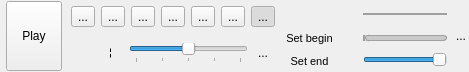
       <widget class="QWidget" name="vcontrolDockWidgetControls" native="true">
        <property name="sizePolicy">
         <sizepolicy hsizetype="Preferred" vsizetype="Preferred">
          <horstretch>0</horstretch>
          <verstretch>0</verstretch>
         </sizepolicy>
        </property>
        <property name="maximumSize">
         <size>
          <width>16777215</width>
          <height>72</height>
         </size>
        </property>
        <layout class="QHBoxLayout" name="horizontalLayout_2">
         <property name="spacing">
          <number>4</number>
         </property>
         <property name="leftMargin">
          <number>6</number>
         </property>
         <property name="topMargin">
          <number>0</number>
         </property>
         <property name="rightMargin">
          <number>0</number>
         </property>
         <property name="bottomMargin">
          <number>0</number>
         </property>
         <item>
          <widget class="QToolButton" name="startButton">
           <property name="sizePolicy">
            <sizepolicy hsizetype="Fixed" vsizetype="Maximum">
             <horstretch>0</horstretch>
             <verstretch>0</verstretch>
            </sizepolicy>
           </property>
           <property name="minimumSize">
            <size>
             <width>50</width>
             <height>34</height>
            </size>
           </property>
           <property name="maximumSize">
            <size>
             <width>16777215</width>
             <height>70</height>
            </size>
           </property>
           <property name="toolTip">
            <string>Start / stops </string>
           </property>
           <property name="statusTip">
            <string>Starts / stops updating the video</string>
           </property>
           <property name="styleSheet">
            <string notr="true">QToolButton {
     min-height: 32px;
     min-width: 48px;
}
</string>
           </property>
           <property name="text">
            <string>Play</string>
           </property>
           <property name="icon">
            <iconset resource="../icons.qrc">
             <normaloff>:/glmixer/icons/media-playback-start.png</normaloff>:/glmixer/icons/media-playback-start.png</iconset>
           </property>
           <property name="iconSize">
            <size>
             <width>24</width>
             <height>24</height>
            </size>
           </property>
           <property name="checkable">
            <bool>true</bool>
           </property>
           <property name="toolButtonStyle">
            <enum>Qt::ToolButtonTextUnderIcon</enum>
           </property>
          </widget>
         </item>
         <item>
          <widget class="QFrame" name="videoFrame">
           <property name="enabled">
            <bool>true</bool>
           </property>
           <property name="sizePolicy">
            <sizepolicy hsizetype="Maximum" vsizetype="Maximum">
             <horstretch>0</horstretch>
             <verstretch>0</verstretch>
            </sizepolicy>
           </property>
           <property name="maximumSize">
            <size>
             <width>16777215</width>
             <height>70</height>
            </size>
           </property>
           <property name="autoFillBackground">
            <bool>false</bool>
           </property>
           <layout class="QVBoxLayout" name="verticalLayout_3">
            <property name="spacing">
             <number>0</number>
            </property>
            <property name="sizeConstraint">
             <enum>QLayout::SetDefaultConstraint</enum>
            </property>
            <property name="leftMargin">
             <number>5</number>
            </property>
            <property name="topMargin">
             <number>0</number>
            </property>
            <property name="rightMargin">
             <number>5</number>
            </property>
            <property name="bottomMargin">
             <number>0</number>
            </property>
            <item>
             <widget class="QFrame" name="videoControlFrame">
              <property name="enabled">
               <bool>true</bool>
              </property>
              <property name="sizePolicy">
               <sizepolicy hsizetype="Maximum" vsizetype="Preferred">
                <horstretch>0</horstretch>
                <verstretch>0</verstretch>
               </sizepolicy>
              </property>
              <property name="frameShape">
               <enum>QFrame::NoFrame</enum>
              </property>
              <property name="frameShadow">
               <enum>QFrame::Plain</enum>
              </property>
              <layout class="QHBoxLayout">
               <property name="spacing">
                <number>6</number>
               </property>
               <property name="leftMargin">
                <number>0</number>
               </property>
               <property name="topMargin">
                <number>0</number>
               </property>
               <property name="rightMargin">
                <number>0</number>
               </property>
               <property name="bottomMargin">
                <number>3</number>
               </property>
               <item>
                <widget class="QToolButton" name="seekBeginButton">
                 <property name="toolTip">
                  <string>Restart</string>
                 </property>
                 <property name="text">
                  <string>...</string>
                 </property>
                 <property name="icon">
                  <iconset resource="../icons.qrc">
                   <normaloff>:/glmixer/icons/media-frame-backward.png</normaloff>:/glmixer/icons/media-frame-backward.png</iconset>
                 </property>
                 <property name="iconSize">
                  <size>
                   <width>24</width>
                   <height>24</height>
                  </size>
                 </property>
                </widget>
               </item>
               <item>
                <widget class="QToolButton" name="seekBackwardButton">
                 <property name="toolTip">
                  <string>Jump backward</string>
                 </property>
                 <property name="text">
                  <string>...</string>
                 </property>
                 <property name="icon">
                  <iconset resource="../icons.qrc">
                   <normaloff>:/glmixer/icons/media-skip-backward.png</normaloff>:/glmixer/icons/media-skip-backward.png</iconset>
                 </property>
                 <property name="iconSize">
                  <size>
                   <width>24</width>
                   <height>24</height>
                  </size>
                 </property>
                </widget>
               </item>
               <item>
                <widget class="QToolButton" name="pauseButton">
                 <property name="toolTip">
                  <string>Pause/resume play</string>
                 </property>
                 <property name="statusTip">
                  <string>Pause/resume play</string>
                 </property>
                 <property name="text">
                  <string>...</string>
                 </property>
                 <property name="icon">
                  <iconset resource="../icons.qrc">
                   <normaloff>:/glmixer/icons/media-playback-pause.png</normaloff>:/glmixer/icons/media-playback-pause.png</iconset>
                 </property>
                 <property name="iconSize">
                  <size>
                   <width>32</width>
                   <height>24</height>
                  </size>
                 </property>
                 <property name="checkable">
                  <bool>true</bool>
                 </property>
                </widget>
               </item>
               <item>
                <widget class="QToolButton" name="fastForwardButton">
                 <property name="toolTip">
                  <string>Fast forward</string>
                 </property>
                 <property name="text">
                  <string>...</string>
                 </property>
                 <property name="icon">
                  <iconset resource="../icons.qrc">
                   <normaloff>:/glmixer/icons/media-seek-forward.png</normaloff>:/glmixer/icons/media-seek-forward.png</iconset>
                 </property>
                 <property name="iconSize">
                  <size>
                   <width>24</width>
                   <height>24</height>
                  </size>
                 </property>
                </widget>
               </item>
               <item>
                <widget class="QToolButton" name="frameForwardButton">
                 <property name="enabled">
                  <bool>true</bool>
                 </property>
                 <property name="sizePolicy">
                  <sizepolicy hsizetype="Fixed" vsizetype="Fixed">
                   <horstretch>0</horstretch>
                   <verstretch>0</verstretch>
                  </sizepolicy>
                 </property>
                 <property name="toolTip">
                  <string>Step by 1 frame</string>
                 </property>
                 <property name="text">
                  <string>...</string>
                 </property>
                 <property name="icon">
                  <iconset resource="../icons.qrc">
                   <normaloff>:/glmixer/icons/media-frame-forward.png</normaloff>:/glmixer/icons/media-frame-forward.png</iconset>
                 </property>
                 <property name="iconSize">
                  <size>
                   <width>24</width>
                   <height>24</height>
                  </size>
                 </property>
                </widget>
               </item>
               <item>
                <widget class="QToolButton" name="seekForwardButton">
                 <property name="toolTip">
                  <string>Jump forward</string>
                 </property>
                 <property name="text">
                  <string>...</string>
                 </property>
                 <property name="icon">
                  <iconset resource="../icons.qrc">
                   <normaloff>:/glmixer/icons/media-skip-forward.png</normaloff>:/glmixer/icons/media-skip-forward.png</iconset>
                 </property>
                 <property name="iconSize">
                  <size>
                   <width>24</width>
                   <height>24</height>
                  </size>
                 </property>
                </widget>
               </item>
               <item>
                <widget class="QToolButton" name="videoLoopButton">
                 <property name="toolTip">
                  <string>&lt;html&gt;&lt;head/&gt;&lt;body&gt;&lt;p&gt;Loop playback (jump back to begin when arrived at end)&lt;/p&gt;&lt;/body&gt;&lt;/html&gt;</string>
                 </property>
                 <property name="text">
                  <string>...</string>
                 </property>
                 <property name="icon">
                  <iconset resource="../icons.qrc">
                   <normaloff>:/glmixer/icons/media-repeat.png</normaloff>:/glmixer/icons/media-repeat.png</iconset>
                 </property>
                 <property name="iconSize">
                  <size>
                   <width>24</width>
                   <height>24</height>
                  </size>
                 </property>
                 <property name="checkable">
                  <bool>true</bool>
                 </property>
                 <property name="checked">
                  <bool>true</bool>
                 </property>
                </widget>
               </item>
              </layout>
             </widget>
            </item>
            <item>
             <widget class="QFrame" name="speedControlFrame">
              <property name="enabled">
               <bool>true</bool>
              </property>
              <property name="sizePolicy">
               <sizepolicy hsizetype="Expanding" vsizetype="Preferred">
                <horstretch>0</horstretch>
                <verstretch>0</verstretch>
               </sizepolicy>
              </property>
              <property name="frameShape">
               <enum>QFrame::NoFrame</enum>
              </property>
              <property name="frameShadow">
               <enum>QFrame::Plain</enum>
              </property>
              <layout class="QHBoxLayout">
               <property name="spacing">
                <number>3</number>
               </property>
               <property name="leftMargin">
                <number>0</number>
               </property>
               <property name="topMargin">
                <number>0</number>
               </property>
               <property name="rightMargin">
                <number>0</number>
               </property>
               <property name="bottomMargin">
                <number>0</number>
               </property>
               <item>
                <widget class="QLCDNumber" name="playSpeedDisplay">
                 <property name="sizePolicy">
                  <sizepolicy hsizetype="Maximum" vsizetype="Minimum">
                   <horstretch>0</horstretch>
                   <verstretch>0</verstretch>
                  </sizepolicy>
                 </property>
                 <property name="maximumSize">
                  <size>
                   <width>16777215</width>
                   <height>16</height>
                  </size>
                 </property>
                 <property name="frameShape">
                  <enum>QFrame::NoFrame</enum>
                 </property>
                 <property name="frameShadow">
                  <enum>QFrame::Plain</enum>
                 </property>
                 <property name="smallDecimalPoint">
                  <bool>false</bool>
                 </property>
                 <property name="digitCount">
                  <number>4</number>
                 </property>
                 <property name="mode">
                  <enum>QLCDNumber::Dec</enum>
                 </property>
                 <property name="segmentStyle">
                  <enum>QLCDNumber::Flat</enum>
                 </property>
                 <property name="value" stdset="0">
                  <double>1.000000000000000</double>
                 </property>
                </widget>
               </item>
               <item>
                <widget class="QSlider" name="playSpeedSlider">
                 <property name="toolTip">
                  <string>Play speed </string>
                 </property>
                 <property name="minimum">
                  <number>0</number>
                 </property>
                 <property name="maximum">
                  <number>200</number>
                 </property>
                 <property name="singleStep">
                  <number>1</number>
                 </property>
                 <property name="pageStep">
                  <number>10</number>
                 </property>
                 <property name="value">
                  <number>100</number>
                 </property>
                 <property name="orientation">
                  <enum>Qt::Horizontal</enum>
                 </property>
                 <property name="invertedAppearance">
                  <bool>false</bool>
                 </property>
                 <property name="invertedControls">
                  <bool>false</bool>
                 </property>
                 <property name="tickPosition">
                  <enum>QSlider::TicksBelow</enum>
                 </property>
                 <property name="tickInterval">
                  <number>50</number>
                 </property>
                </widget>
               </item>
               <item>
                <widget class="QToolButton" name="playSpeedReset">
                 <property name="toolTip">
                  <string>Reset speed to 1</string>
                 </property>
                 <property name="styleSheet">
                  <string notr="true">QToolButton {
     border-style: solid;
     border-width: 1px;
     border-radius:5px;
	 padding: 3px;
     border-color: transparent;
     background: transparent;
	max-height: 16px;
	max-width: 16px;
     min-height: 16px;
     min-width: 16px;
}

QToolButton:pressed {
	background: palette(midlight);
}

QToolButton:hover {
     border-color: palette(highlight);
}

</string>
                 </property>
                 <property name="text">
                  <string>...</string>
                 </property>
                 <property name="icon">
                  <iconset resource="../icons.qrc">
                   <normaloff>:/glmixer/icons/clean.png</normaloff>:/glmixer/icons/clean.png</iconset>
                 </property>
                </widget>
               </item>
              </layout>
             </widget>
            </item>
           </layout>
          </widget>
         </item>
         <item>
          <widget class="QFrame" name="timingControlFrame">
           <property name="enabled">
            <bool>true</bool>
           </property>
           <property name="sizePolicy">
            <sizepolicy hsizetype="Expanding" vsizetype="Expanding">
             <horstretch>0</horstretch>
             <verstretch>0</verstretch>
            </sizepolicy>
           </property>
           <property name="maximumSize">
            <size>
             <width>16777215</width>
             <height>72</height>
            </size>
           </property>
           <property name="frameShape">
            <enum>QFrame::NoFrame</enum>
           </property>
           <property name="frameShadow">
            <enum>QFrame::Plain</enum>
           </property>
           <layout class="QHBoxLayout" name="horizontalLayout">
            <property name="spacing">
             <number>3</number>
            </property>
            <property name="leftMargin">
             <number>0</number>
            </property>
            <property name="topMargin">
             <number>0</number>
            </property>
            <property name="rightMargin">
             <number>0</number>
            </property>
            <property name="bottomMargin">
             <number>0</number>
            </property>
            <item>
             <layout class="QGridLayout" name="gridLayout">
              <property name="horizontalSpacing">
               <number>3</number>
              </property>
              <property name="verticalSpacing">
               <number>2</number>
              </property>
              <item row="0" column="0" colspan="2">
               <widget class="QToolButton" name="timeLineEdit">
                <property name="enabled">
                 <bool>true</bool>
                </property>
                <property name="sizePolicy">
                 <sizepolicy hsizetype="Minimum" vsizetype="Maximum">
                  <horstretch>0</horstretch>
                  <verstretch>0</verstretch>
                 </sizepolicy>
                </property>
                <property name="minimumSize">
                 <size>
                  <width>0</width>
                  <height>24</height>
                 </size>
                </property>
                <property name="baseSize">
                 <size>
                  <width>60</width>
                  <height>20</height>
                 </size>
                </property>
                <property name="toolTip">
                 <string/>
                </property>
                <property name="styleSheet">
                 <string notr="true">QToolButton {
     border-radius:2px;
	 padding: 2px;
    max-height: 20px;
    min-height: 20px;
    font-size: 9pt;
    font-weight: bold;
}</string>
                </property>
               </widget>
              </item>
              <item row="1" column="1">
               <widget class="QToolButton" name="resetMarkInButton">
                <property name="enabled">
                 <bool>true</bool>
                </property>
                <property name="baseSize">
                 <size>
                  <width>20</width>
                  <height>22</height>
                 </size>
                </property>
                <property name="toolTip">
                 <string>&lt;html&gt;&lt;head/&gt;&lt;body&gt;&lt;p&gt;Resets the begin to the start of file.&lt;/p&gt;&lt;/body&gt;&lt;/html&gt;</string>
                </property>
                <property name="styleSheet">
                 <string notr="true">QToolButton {
    border-radius: 2px;
	 padding: 2px;
    max-height: 16px;
    max-width: 16px;
    min-height: 16px;
    min-width: 16px;
}</string>
                </property>
                <property name="icon">
                 <iconset resource="../icons.qrc">
                  <normaloff>:/glmixer/icons/media-begin.png</normaloff>:/glmixer/icons/media-begin.png</iconset>
                </property>
                <property name="iconSize">
                 <size>
                  <width>16</width>
                  <height>16</height>
                 </size>
                </property>
               </widget>
              </item>
              <item row="2" column="0">
               <widget class="QPushButton" name="markOutButton">
                <property name="enabled">
                 <bool>true</bool>
                </property>
                <property name="sizePolicy">
                 <sizepolicy hsizetype="Minimum" vsizetype="Fixed">
                  <horstretch>0</horstretch>
                  <verstretch>0</verstretch>
                 </sizepolicy>
                </property>
                <property name="toolTip">
                 <string>&lt;html&gt;&lt;head/&gt;&lt;body&gt;&lt;p&gt;Sets the end to the current time&lt;/p&gt;&lt;/body&gt;&lt;/html&gt;</string>
                </property>
                <property name="styleSheet">
                 <string notr="true">QPushButton {
     border-radius:2px;
	 padding: 2px;
	 max-height: 16px;
     min-height: 16px;
	 font-size: 8pt;
}</string>
                </property>
                <property name="text">
                 <string>Set end</string>
                </property>
                <property name="icon">
                 <iconset resource="../icons.qrc">
                  <normaloff>:/glmixer/icons/media-out.png</normaloff>:/glmixer/icons/media-out.png</iconset>
                </property>
                <property name="shortcut">
                 <string>O</string>
                </property>
               </widget>
              </item>
              <item row="2" column="1">
               <widget class="QToolButton" name="resetMarkOutButton">
                <property name="enabled">
                 <bool>true</bool>
                </property>
                <property name="sizePolicy">
                 <sizepolicy hsizetype="Fixed" vsizetype="Fixed">
                  <horstretch>0</horstretch>
                  <verstretch>0</verstretch>
                 </sizepolicy>
                </property>
                <property name="baseSize">
                 <size>
                  <width>20</width>
                  <height>22</height>
                 </size>
                </property>
                <property name="toolTip">
                 <string>&lt;html&gt;&lt;head/&gt;&lt;body&gt;&lt;p&gt;Reset the end to the end of file.&lt;/p&gt;&lt;/body&gt;&lt;/html&gt;</string>
                </property>
                <property name="styleSheet">
                 <string notr="true">QToolButton {
    border-radius: 2px;
	 padding: 2px;
    max-height: 16px;
    max-width: 16px;
    min-height: 16px;
    min-width: 16px;
}</string>
                </property>
                <property name="icon">
                 <iconset resource="../icons.qrc">
                  <normaloff>:/glmixer/icons/media-end.png</normaloff>:/glmixer/icons/media-end.png</iconset>
                </property>
                <property name="iconSize">
                 <size>
                  <width>16</width>
                  <height>16</height>
                 </size>
                </property>
               </widget>
              </item>
              <item row="1" column="0">
               <widget class="QPushButton" name="markInButton">
                <property name="enabled">
                 <bool>true</bool>
                </property>
                <property name="sizePolicy">
                 <sizepolicy hsizetype="Minimum" vsizetype="Maximum">
                  <horstretch>0</horstretch>
                  <verstretch>0</verstretch>
                 </sizepolicy>
                </property>
                <property name="baseSize">
                 <size>
                  <width>60</width>
                  <height>20</height>
                 </size>
                </property>
                <property name="toolTip">
                 <string>Sets the begin to the current time</string>
                </property>
                <property name="styleSheet">
                 <string notr="true">QPushButton {
     border-radius:2px;
	 padding: 2px;
	 max-height: 16px;
     min-height: 16px;
	 font-size: 8pt;
}</string>
                </property>
                <property name="text">
                 <string>Set begin</string>
                </property>
                <property name="icon">
                 <iconset resource="../icons.qrc">
                  <normaloff>:/glmixer/icons/media-in.png</normaloff>:/glmixer/icons/media-in.png</iconset>
                </property>
                <property name="shortcut">
                 <string>I</string>
                </property>
               </widget>
              </item>
             </layout>
            </item>
            <item>
             <layout class="QVBoxLayout" name="verticalLayout_2">
              <property name="spacing">
               <number>2</number>
              </property>
              <property name="leftMargin">
               <number>2</number>
              </property>
              <property name="rightMargin">
               <number>2</number>
              </property>
              <item>
               <widget class="QSlider" name="frameSlider">
                <property name="enabled">
                 <bool>true</bool>
                </property>
                <property name="sizePolicy">
                 <sizepolicy hsizetype="Expanding" vsizetype="Maximum">
                  <horstretch>0</horstretch>
                  <verstretch>0</verstretch>
                 </sizepolicy>
                </property>
                <property name="maximumSize">
                 <size>
                  <width>16777215</width>
                  <height>20</height>
                 </size>
                </property>
                <property name="toolTip">
                 <string>Current position</string>
                </property>
                <property name="styleSheet">
                 <string notr="true">QSlider::groove:horizontal {
border: 1px solid  palette(dark);
background: transparent;
height: 0px;
}

QSlider::handle:horizontal {
image: url(:/glmixer/icons/media-playback-start.png);
background: palette(midlight);
border: 1px solid palette(shadow);
border-radius: 10px;
width: 18px;
margin-top: -10px;
margin-bottom: -10px;
}

QSlider::handle:horizontal:hover {
background: qradialgradient(cx: 0.5, cy: 0.5, fx: 0.5, fy: 0.5, radius: 0.6, stop: 0 palette(highlight), stop: 1 palette(midlight) );
}

QSlider::handle:horizontal:disabled {
background:  palette(window);
border: 1px solid palette(dark);
}

QSlider::groove:horizontal:disabled {
border-color: palette(dark);
}
</string>
                </property>
                <property name="minimum">
                 <number>0</number>
                </property>
                <property name="maximum">
                 <number>1000</number>
                </property>
                <property name="pageStep">
                 <number>100</number>
                </property>
                <property name="tracking">
                 <bool>false</bool>
                </property>
                <property name="orientation">
                 <enum>Qt::Horizontal</enum>
                </property>
               </widget>
              </item>
              <item>
               <widget class="QSlider" name="markInSlider">
                <property name="enabled">
                 <bool>true</bool>
                </property>
                <property name="minimumSize">
                 <size>
                  <width>0</width>
                  <height>0</height>
                 </size>
                </property>
                <property name="maximumSize">
                 <size>
                  <width>16777215</width>
                  <height>16</height>
                 </size>
                </property>
                <property name="toolTip">
                 <string>&lt;html&gt;&lt;head/&gt;&lt;body&gt;&lt;p&gt;Position of the begin&lt;/p&gt;&lt;/body&gt;&lt;/html&gt;</string>
                </property>
                <property name="styleSheet">
                 <string notr="true">QSlider::groove:horizontal {
border: 1px solid lightgray;
background: transparent;
height: 4px;
border-radius: 3px;
}

QSlider::sub-page:horizontal {
background: transparent;
border: 1px solid palette(dark);
height: 4px;
border-radius: 3px;
}

QSlider::add-page:horizontal {
background: palette(midlight);
border: 1px solid palette(dark);
height: 4px;
border-radius: 3px;
}

QSlider::handle:horizontal {
image: url(:/glmixer/icons/media-in.png);
background: transparent;
border: 0px solid;
width: 16px;
margin-top: -7px;
margin-bottom: -7px;
}

QSlider::handle:horizontal:hover {
background: qradialgradient(cx: 0.5, cy: 0.5, fx: 0.5, fy: 0.5, radius: 0.6, stop: 0 palette(highlight), stop: 1 transparent );
}

QSlider::sub-page:horizontal:disabled {
background: palette(window);
border-color: palette(dark);
}

QSlider::add-page:horizontal:disabled {
background: palette(window);
border-color: palette(dark);
}
</string>
                </property>
                <property name="maximum">
                 <number>1000</number>
                </property>
                <property name="value">
                 <number>0</number>
                </property>
                <property name="tracking">
                 <bool>true</bool>
                </property>
                <property name="orientation">
                 <enum>Qt::Horizontal</enum>
                </property>
                <property name="tickPosition">
                 <enum>QSlider::NoTicks</enum>
                </property>
               </widget>
              </item>
              <item>
               <widget class="QSlider" name="markOutSlider">
                <property name="minimumSize">
                 <size>
                  <width>0</width>
                  <height>16</height>
                 </size>
                </property>
                <property name="maximumSize">
                 <size>
                  <width>16777215</width>
                  <height>16</height>
                 </size>
                </property>
                <property name="toolTip">
                 <string>&lt;html&gt;&lt;head/&gt;&lt;body&gt;&lt;p&gt;Position of the end&lt;/p&gt;&lt;/body&gt;&lt;/html&gt;</string>
                </property>
                <property name="styleSheet">
                 <string notr="true">QSlider::groove:horizontal {
border: 1px solid lightgray;
background: transparent;
height: 4px;
border-radius: 3px;
}

QSlider::add-page:horizontal {
background: transparent;
border: 1px solid palette(dark);
height: 4px;
border-radius: 3px;
}

QSlider::sub-page:horizontal {
background: palette(midlight);
border: 1px solid palette(dark);
height: 4px;
border-radius: 3px;
}

QSlider::handle:horizontal {
image: url(:/glmixer/icons/media-out.png);
background: transparent;
border: 0px solid;
width: 16px;
margin-top: -7px;
margin-bottom: -7px;
}

QSlider::handle:horizontal:hover {
background: qradialgradient(cx: 0.5, cy: 0.5, fx: 0.5, fy: 0.5, radius: 0.6, stop: 0 palette(highlight), stop: 1 transparent );
}

QSlider::sub-page:horizontal:disabled {
background: palette(window);
border-color: palette(dark);
}

QSlider::add-page:horizontal:disabled {
background: palette(window);
border-color: palette(dark);
}
s</string>
                </property>
                <property name="minimum">
                 <number>0</number>
                </property>
                <property name="maximum">
                 <number>1000</number>
                </property>
                <property name="value">
                 <number>1000</number>
                </property>
                <property name="tracking">
                 <bool>true</bool>
                </property>
                <property name="orientation">
                 <enum>Qt::Horizontal</enum>
                </property>
                <property name="tickPosition">
                 <enum>QSlider::NoTicks</enum>
                </property>
                <property name="tickInterval">
                 <number>200</number>
                </property>
               </widget>
              </item>
             </layout>
            </item>
           </layout>
          </widget>
         </item>
         <item>
          <widget class="QToolButton" name="controlOptionsButton">
           <property name="enabled">
            <bool>true</bool>
           </property>
           <property name="toolTip">
            <string/>
           </property>
           <property name="styleSheet">
            <string notr="true">QToolButton {
     border: 0px;
     background: transparent;
	max-height: 64px;
	max-width: 16px;
     min-height: 64px;
     min-width: 16px;
}
</string>
           </property>
           <property name="text">
            <string>...</string>
           </property>
           <property name="icon">
            <iconset resource="../icons.qrc">
             <normaloff>:/glmixer/icons/options.png</normaloff>:/glmixer/icons/options.png</iconset>
           </property>
           <property name="iconSize">
            <size>
             <width>16</width>
             <height>64</height>
            </size>
           </property>
           <property name="shortcut">
            <string notr="true"/>
           </property>
          </widget>
         </item>
        </layout>
       </widget>
